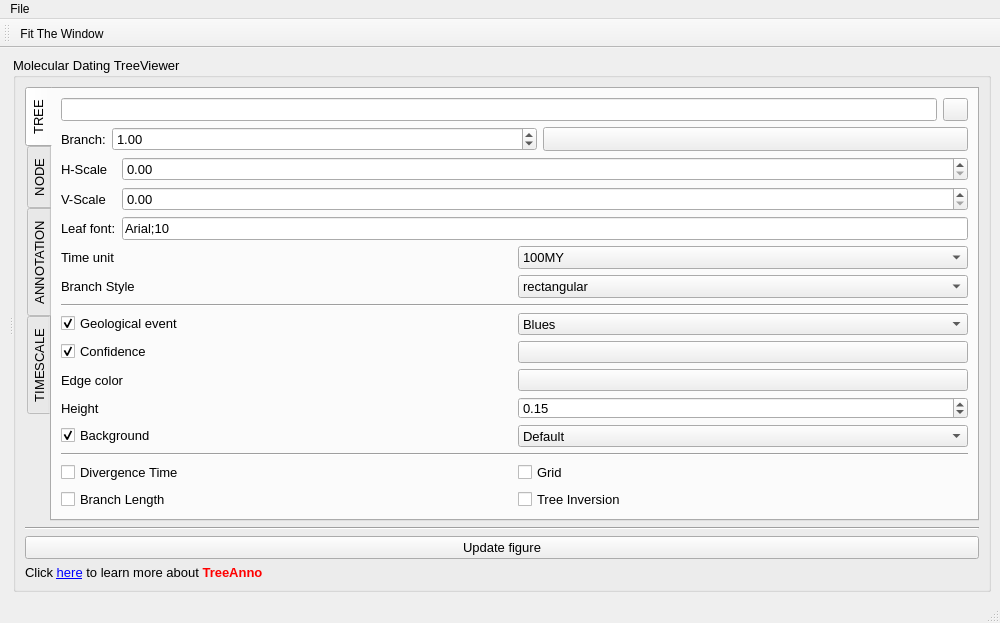
<?xml version="1.0" encoding="UTF-8"?>
<ui version="4.0">
 <class>TreeView</class>
 <widget class="QMainWindow" name="TreeView">
  <property name="geometry">
   <rect>
    <x>0</x>
    <y>0</y>
    <width>1000</width>
    <height>623</height>
   </rect>
  </property>
  <property name="minimumSize">
   <size>
    <width>1000</width>
    <height>600</height>
   </size>
  </property>
  <property name="windowTitle">
   <string>TimeTreeAnno</string>
  </property>
  <widget class="QWidget" name="centralwidget">
   <layout class="QHBoxLayout" name="horizontalLayout_2">
    <item>
     <widget class="QSplitter" name="splitter">
      <property name="orientation">
       <enum>Qt::Horizontal</enum>
      </property>
      <widget class="QWidget" name="horizontalLayoutWidget">
       <layout class="QHBoxLayout" name="horizontalLayout">
        <item>
         <widget class="QWidget" name="widget" native="true">
          <property name="sizePolicy">
           <sizepolicy hsizetype="Expanding" vsizetype="Preferred">
            <horstretch>0</horstretch>
            <verstretch>0</verstretch>
           </sizepolicy>
          </property>
          <property name="acceptDrops">
           <bool>true</bool>
          </property>
         </widget>
        </item>
       </layout>
      </widget>
      <widget class="QGroupBox" name="groupBox">
       <property name="sizePolicy">
        <sizepolicy hsizetype="Minimum" vsizetype="Preferred">
         <horstretch>0</horstretch>
         <verstretch>0</verstretch>
        </sizepolicy>
       </property>
       <property name="font">
        <font>
         <family>Arial</family>
         <pointsize>10</pointsize>
        </font>
       </property>
       <property name="title">
        <string>Molecular Dating TreeViewer</string>
       </property>
       <layout class="QVBoxLayout" name="verticalLayout_2">
        <item>
         <widget class="QTabWidget" name="tabWidget">
          <property name="sizePolicy">
           <sizepolicy hsizetype="Preferred" vsizetype="Expanding">
            <horstretch>0</horstretch>
            <verstretch>0</verstretch>
           </sizepolicy>
          </property>
          <property name="layoutDirection">
           <enum>Qt::LeftToRight</enum>
          </property>
          <property name="tabPosition">
           <enum>QTabWidget::West</enum>
          </property>
          <property name="currentIndex">
           <number>0</number>
          </property>
          <widget class="QWidget" name="tab_4">
           <attribute name="title">
            <string>TREE</string>
           </attribute>
           <layout class="QVBoxLayout" name="verticalLayout">
            <item>
             <layout class="QHBoxLayout" name="horizontalLayout_4">
              <item>
               <widget class="QLineEdit" name="lineEdit"/>
              </item>
              <item>
               <widget class="QPushButton" name="pushButton_3">
                <property name="maximumSize">
                 <size>
                  <width>25</width>
                  <height>16777215</height>
                 </size>
                </property>
                <property name="text">
                 <string/>
                </property>
               </widget>
              </item>
             </layout>
            </item>
            <item>
             <layout class="QHBoxLayout" name="horizontalLayout_3">
              <item>
               <widget class="QLabel" name="label_8">
                <property name="text">
                 <string>Branch:</string>
                </property>
               </widget>
              </item>
              <item>
               <widget class="QDoubleSpinBox" name="doubleSpinBox_3">
                <property name="sizePolicy">
                 <sizepolicy hsizetype="Expanding" vsizetype="Fixed">
                  <horstretch>0</horstretch>
                  <verstretch>0</verstretch>
                 </sizepolicy>
                </property>
                <property name="maximum">
                 <double>9999999999.000000000000000</double>
                </property>
                <property name="singleStep">
                 <double>0.100000000000000</double>
                </property>
                <property name="value">
                 <double>1.000000000000000</double>
                </property>
               </widget>
              </item>
              <item>
               <widget class="QPushButton" name="pushButton_color">
                <property name="sizePolicy">
                 <sizepolicy hsizetype="Expanding" vsizetype="Minimum">
                  <horstretch>0</horstretch>
                  <verstretch>0</verstretch>
                 </sizepolicy>
                </property>
                <property name="maximumSize">
                 <size>
                  <width>16777215</width>
                  <height>16777215</height>
                 </size>
                </property>
                <property name="toolTip">
                 <string>Click to change color</string>
                </property>
                <property name="autoFillBackground">
                 <bool>false</bool>
                </property>
                <property name="styleSheet">
                 <string notr="true"/>
                </property>
                <property name="text">
                 <string/>
                </property>
               </widget>
              </item>
             </layout>
            </item>
            <item>
             <layout class="QGridLayout" name="gridLayout_3">
              <item row="0" column="0">
               <widget class="QLabel" name="label_2">
                <property name="text">
                 <string>H-Scale</string>
                </property>
               </widget>
              </item>
              <item row="0" column="1">
               <widget class="QDoubleSpinBox" name="doubleSpinBox">
                <property name="minimum">
                 <double>0.000000000000000</double>
                </property>
                <property name="maximum">
                 <double>999999999999999983222784.000000000000000</double>
                </property>
                <property name="singleStep">
                 <double>0.300000000000000</double>
                </property>
               </widget>
              </item>
              <item row="1" column="0">
               <widget class="QLabel" name="label_3">
                <property name="text">
                 <string>V-Scale</string>
                </property>
               </widget>
              </item>
              <item row="1" column="1">
               <widget class="QDoubleSpinBox" name="doubleSpinBox_2">
                <property name="sizePolicy">
                 <sizepolicy hsizetype="Minimum" vsizetype="Fixed">
                  <horstretch>0</horstretch>
                  <verstretch>0</verstretch>
                 </sizepolicy>
                </property>
                <property name="minimum">
                 <double>0.000000000000000</double>
                </property>
                <property name="maximum">
                 <double>99999999999999991611392.000000000000000</double>
                </property>
                <property name="singleStep">
                 <double>0.300000000000000</double>
                </property>
               </widget>
              </item>
              <item row="2" column="0">
               <widget class="QLabel" name="label_7">
                <property name="text">
                 <string>Leaf font:</string>
                </property>
               </widget>
              </item>
              <item row="2" column="1">
               <widget class="ComLineEdit" name="lineEdit_2">
                <property name="sizePolicy">
                 <sizepolicy hsizetype="Expanding" vsizetype="Fixed">
                  <horstretch>0</horstretch>
                  <verstretch>0</verstretch>
                 </sizepolicy>
                </property>
                <property name="text">
                 <string>Arial;10</string>
                </property>
                <property name="readOnly">
                 <bool>true</bool>
                </property>
               </widget>
              </item>
             </layout>
            </item>
            <item>
             <layout class="QGridLayout" name="gridLayout_7">
              <item row="0" column="0">
               <widget class="QLabel" name="label">
                <property name="text">
                 <string>Time unit</string>
                </property>
               </widget>
              </item>
              <item row="0" column="1">
               <widget class="QComboBox" name="comboBox">
                <item>
                 <property name="text">
                  <string>100MY</string>
                 </property>
                </item>
                <item>
                 <property name="text">
                  <string>1MY</string>
                 </property>
                </item>
               </widget>
              </item>
              <item row="1" column="0">
               <widget class="QLabel" name="label_4">
                <property name="text">
                 <string>Branch Style</string>
                </property>
               </widget>
              </item>
              <item row="1" column="1">
               <widget class="QComboBox" name="comboBox_2">
                <item>
                 <property name="text">
                  <string>rectangular</string>
                 </property>
                </item>
                <item>
                 <property name="text">
                  <string>rounded rectangula</string>
                 </property>
                </item>
                <item>
                 <property name="text">
                  <string>elliptical</string>
                 </property>
                </item>
               </widget>
              </item>
             </layout>
            </item>
            <item>
             <widget class="Line" name="line_4">
              <property name="orientation">
               <enum>Qt::Horizontal</enum>
              </property>
             </widget>
            </item>
            <item>
             <layout class="QGridLayout" name="gridLayout_6">
              <item row="0" column="0">
               <widget class="QCheckBox" name="checkBox_16">
                <property name="font">
                 <font>
                  <family>Arial</family>
                  <pointsize>10</pointsize>
                  <weight>50</weight>
                  <bold>false</bold>
                 </font>
                </property>
                <property name="text">
                 <string>Geological event</string>
                </property>
                <property name="checked">
                 <bool>true</bool>
                </property>
               </widget>
              </item>
              <item row="0" column="1">
               <widget class="QComboBox" name="comboBox_4">
                <item>
                 <property name="text">
                  <string>Blues</string>
                 </property>
                </item>
                <item>
                 <property name="text">
                  <string>RdPu_r</string>
                 </property>
                </item>
                <item>
                 <property name="text">
                  <string>OrRd_r</string>
                 </property>
                </item>
                <item>
                 <property name="text">
                  <string>cool_r</string>
                 </property>
                </item>
                <item>
                 <property name="text">
                  <string>hsv</string>
                 </property>
                </item>
               </widget>
              </item>
              <item row="1" column="0">
               <widget class="QCheckBox" name="checkBox_4">
                <property name="font">
                 <font>
                  <family>Arial</family>
                  <pointsize>10</pointsize>
                 </font>
                </property>
                <property name="text">
                 <string>Confidence</string>
                </property>
                <property name="checked">
                 <bool>true</bool>
                </property>
               </widget>
              </item>
              <item row="1" column="1">
               <widget class="QPushButton" name="pushButton_color_2">
                <property name="sizePolicy">
                 <sizepolicy hsizetype="Minimum" vsizetype="Minimum">
                  <horstretch>0</horstretch>
                  <verstretch>0</verstretch>
                 </sizepolicy>
                </property>
                <property name="toolTip">
                 <string>Click to change color</string>
                </property>
                <property name="autoFillBackground">
                 <bool>false</bool>
                </property>
                <property name="styleSheet">
                 <string notr="true"/>
                </property>
                <property name="text">
                 <string/>
                </property>
               </widget>
              </item>
              <item row="2" column="0">
               <widget class="QLabel" name="label_5">
                <property name="text">
                 <string>Edge color</string>
                </property>
               </widget>
              </item>
              <item row="2" column="1">
               <widget class="QPushButton" name="pushButton_color_3">
                <property name="sizePolicy">
                 <sizepolicy hsizetype="Minimum" vsizetype="Minimum">
                  <horstretch>0</horstretch>
                  <verstretch>0</verstretch>
                 </sizepolicy>
                </property>
                <property name="toolTip">
                 <string>Click to change color</string>
                </property>
                <property name="autoFillBackground">
                 <bool>false</bool>
                </property>
                <property name="styleSheet">
                 <string notr="true"/>
                </property>
                <property name="text">
                 <string/>
                </property>
               </widget>
              </item>
              <item row="3" column="0">
               <widget class="QLabel" name="label_9">
                <property name="text">
                 <string>Height</string>
                </property>
               </widget>
              </item>
              <item row="3" column="1">
               <widget class="QDoubleSpinBox" name="doubleSpinBox_4">
                <property name="singleStep">
                 <double>0.050000000000000</double>
                </property>
                <property name="value">
                 <double>0.150000000000000</double>
                </property>
               </widget>
              </item>
              <item row="4" column="0">
               <widget class="QCheckBox" name="checkBox_13">
                <property name="font">
                 <font>
                  <family>Arial</family>
                  <pointsize>10</pointsize>
                 </font>
                </property>
                <property name="text">
                 <string>Background</string>
                </property>
                <property name="checked">
                 <bool>true</bool>
                </property>
               </widget>
              </item>
              <item row="4" column="1">
               <widget class="QComboBox" name="comboBox_3">
                <item>
                 <property name="text">
                  <string>Default</string>
                 </property>
                </item>
                <item>
                 <property name="text">
                  <string>Invert</string>
                 </property>
                </item>
                <item>
                 <property name="text">
                  <string>Dark</string>
                 </property>
                </item>
               </widget>
              </item>
             </layout>
            </item>
            <item>
             <widget class="Line" name="line_5">
              <property name="orientation">
               <enum>Qt::Horizontal</enum>
              </property>
             </widget>
            </item>
            <item>
             <layout class="QGridLayout" name="gridLayout_8">
              <item row="0" column="0">
               <widget class="QCheckBox" name="checkBox_14">
                <property name="font">
                 <font>
                  <family>Arial</family>
                  <pointsize>10</pointsize>
                 </font>
                </property>
                <property name="text">
                 <string>Divergence Time</string>
                </property>
               </widget>
              </item>
              <item row="0" column="1">
               <widget class="QCheckBox" name="checkBox_15">
                <property name="font">
                 <font>
                  <family>Arial</family>
                  <pointsize>10</pointsize>
                 </font>
                </property>
                <property name="text">
                 <string>Grid</string>
                </property>
               </widget>
              </item>
              <item row="1" column="0">
               <widget class="QCheckBox" name="checkBox_5">
                <property name="font">
                 <font>
                  <family>Arial</family>
                  <pointsize>10</pointsize>
                 </font>
                </property>
                <property name="text">
                 <string>Branch Length</string>
                </property>
               </widget>
              </item>
              <item row="1" column="1">
               <widget class="QCheckBox" name="checkBox_3">
                <property name="font">
                 <font>
                  <family>Arial</family>
                  <pointsize>10</pointsize>
                 </font>
                </property>
                <property name="text">
                 <string>Tree Inversion</string>
                </property>
               </widget>
              </item>
             </layout>
            </item>
            <item>
             <spacer name="verticalSpacer_2">
              <property name="orientation">
               <enum>Qt::Vertical</enum>
              </property>
              <property name="sizeHint" stdset="0">
               <size>
                <width>20</width>
                <height>40</height>
               </size>
              </property>
             </spacer>
            </item>
           </layout>
          </widget>
          <widget class="QWidget" name="tab">
           <attribute name="title">
            <string>NODE</string>
           </attribute>
           <layout class="QGridLayout" name="gridLayout">
            <item row="0" column="0">
             <widget class="QTableWidget" name="tableWidget"/>
            </item>
            <item row="1" column="0">
             <widget class="QPushButton" name="pushButton_clid">
              <property name="text">
               <string>Copy leaves ID</string>
              </property>
             </widget>
            </item>
            <item row="2" column="0">
             <widget class="QPushButton" name="pushButton_ciid">
              <property name="text">
               <string>Copy internal ID</string>
              </property>
             </widget>
            </item>
           </layout>
          </widget>
          <widget class="QWidget" name="tab_3">
           <attribute name="title">
            <string>ANNOTATION</string>
           </attribute>
           <layout class="QVBoxLayout" name="verticalLayout_3">
            <item>
             <widget class="QSplitter" name="splitter_2">
              <property name="orientation">
               <enum>Qt::Vertical</enum>
              </property>
              <widget class="MyListWidget" name="listWidget">
               <property name="maximumSize">
                <size>
                 <width>16777215</width>
                 <height>260</height>
                </size>
               </property>
               <property name="acceptDrops">
                <bool>true</bool>
               </property>
               <property name="editTriggers">
                <set>QAbstractItemView::NoEditTriggers</set>
               </property>
               <property name="dragEnabled">
                <bool>true</bool>
               </property>
               <property name="dragDropMode">
                <enum>QAbstractItemView::InternalMove</enum>
               </property>
               <property name="defaultDropAction">
                <enum>Qt::MoveAction</enum>
               </property>
               <property name="alternatingRowColors">
                <bool>true</bool>
               </property>
               <property name="selectionMode">
                <enum>QAbstractItemView::ExtendedSelection</enum>
               </property>
               <property name="wordWrap">
                <bool>true</bool>
               </property>
              </widget>
              <widget class="QStackedWidget" name="stackedWidget">
               <property name="sizePolicy">
                <sizepolicy hsizetype="Preferred" vsizetype="Expanding">
                 <horstretch>0</horstretch>
                 <verstretch>0</verstretch>
                </sizepolicy>
               </property>
              </widget>
             </widget>
            </item>
            <item>
             <widget class="QPushButton" name="add_ann_btn">
              <property name="acceptDrops">
               <bool>true</bool>
              </property>
              <property name="text">
               <string>Add annotation</string>
              </property>
              <property name="icon">
               <iconset>
                <normaloff>:/picture/resourses/add-icon.png</normaloff>:/picture/resourses/add-icon.png</iconset>
              </property>
             </widget>
            </item>
           </layout>
          </widget>
          <widget class="QWidget" name="tab_2">
           <attribute name="title">
            <string>TIMESCALE</string>
           </attribute>
           <layout class="QGridLayout" name="gridLayout_5">
            <item row="0" column="0">
             <layout class="QGridLayout" name="gridLayout_2">
              <item row="1" column="0" colspan="2">
               <widget class="QCheckBox" name="checkBox_9">
                <property name="text">
                 <string>Erathem/Era</string>
                </property>
               </widget>
              </item>
              <item row="0" column="0" colspan="2">
               <widget class="QCheckBox" name="checkBox_8">
                <property name="text">
                 <string>Eonothem/Eon</string>
                </property>
               </widget>
              </item>
              <item row="3" column="0" colspan="2">
               <widget class="QCheckBox" name="checkBox_12">
                <property name="text">
                 <string>Series/Epoch</string>
                </property>
               </widget>
              </item>
              <item row="2" column="0" colspan="2">
               <widget class="QCheckBox" name="checkBox_11">
                <property name="text">
                 <string>System/Period</string>
                </property>
               </widget>
              </item>
             </layout>
            </item>
            <item row="1" column="0">
             <spacer name="verticalSpacer">
              <property name="orientation">
               <enum>Qt::Vertical</enum>
              </property>
              <property name="sizeHint" stdset="0">
               <size>
                <width>20</width>
                <height>40</height>
               </size>
              </property>
             </spacer>
            </item>
           </layout>
          </widget>
         </widget>
        </item>
        <item>
         <widget class="Line" name="line_2">
          <property name="orientation">
           <enum>Qt::Horizontal</enum>
          </property>
         </widget>
        </item>
        <item>
         <widget class="QPushButton" name="pushButton">
          <property name="text">
           <string>Update figure</string>
          </property>
         </widget>
        </item>
        <item>
         <widget class="QLabel" name="label_23">
          <property name="text">
           <string>&lt;html&gt;&lt;head/&gt;&lt;body&gt;&lt;p&gt;Click &lt;a href=&quot;http://abacus.gene.ucl.ac.uk/software/paml.html&quot;&gt;&lt;span style=&quot; text-decoration: underline; color:#0000ff;&quot;&gt;here&lt;/span&gt;&lt;/a&gt; to learn more about &lt;span style=&quot; font-weight:600; color:#ff0000;&quot;&gt;TreeAnno&lt;/span&gt;&lt;/p&gt;&lt;/body&gt;&lt;/html&gt;</string>
          </property>
          <property name="openExternalLinks">
           <bool>true</bool>
          </property>
         </widget>
        </item>
       </layout>
      </widget>
     </widget>
    </item>
   </layout>
  </widget>
  <widget class="QStatusBar" name="statusbar"/>
  <widget class="QMenuBar" name="menubar">
   <property name="geometry">
    <rect>
     <x>0</x>
     <y>0</y>
     <width>1000</width>
     <height>23</height>
    </rect>
   </property>
   <property name="acceptDrops">
    <bool>true</bool>
   </property>
   <widget class="QMenu" name="menufff">
    <property name="title">
     <string>File</string>
    </property>
    <addaction name="actionInput_Tree"/>
    <addaction name="actionsave_as"/>
   </widget>
   <addaction name="menufff"/>
  </widget>
  <widget class="QToolBar" name="toolBar">
   <property name="windowTitle">
    <string>toolBar</string>
   </property>
   <attribute name="toolBarArea">
    <enum>TopToolBarArea</enum>
   </attribute>
   <attribute name="toolBarBreak">
    <bool>false</bool>
   </attribute>
   <addaction name="actionFit_The_Window"/>
  </widget>
  <action name="actionInput_Tree">
   <property name="text">
    <string>Input Tree</string>
   </property>
  </action>
  <action name="actionFit_The_Window">
   <property name="icon">
    <iconset>
     <normaloff>:/seq_Viewer/resourses/seq_viewer/28105126-d6a6ce90-66fb-11e7-8546-72517772000b.png</normaloff>:/seq_Viewer/resourses/seq_viewer/28105126-d6a6ce90-66fb-11e7-8546-72517772000b.png</iconset>
   </property>
   <property name="text">
    <string>Fit The Window</string>
   </property>
  </action>
  <action name="actionPDF">
   <property name="text">
    <string>PDF</string>
   </property>
  </action>
  <action name="actionJPG">
   <property name="text">
    <string>JPG</string>
   </property>
  </action>
  <action name="actionsave_as">
   <property name="text">
    <string>save as</string>
   </property>
  </action>
 </widget>
 <customwidgets>
  <customwidget>
   <class>ComLineEdit</class>
   <extends>QLineEdit</extends>
   <header>src.CustomWidget.h</header>
  </customwidget>
  <customwidget>
   <class>MyListWidget</class>
   <extends>QListWidget</extends>
   <header>src.CustomWidget2.h</header>
  </customwidget>
 </customwidgets>
 <resources>
  <include location="../myRes.qrc"/>
 </resources>
 <connections/>
</ui>
